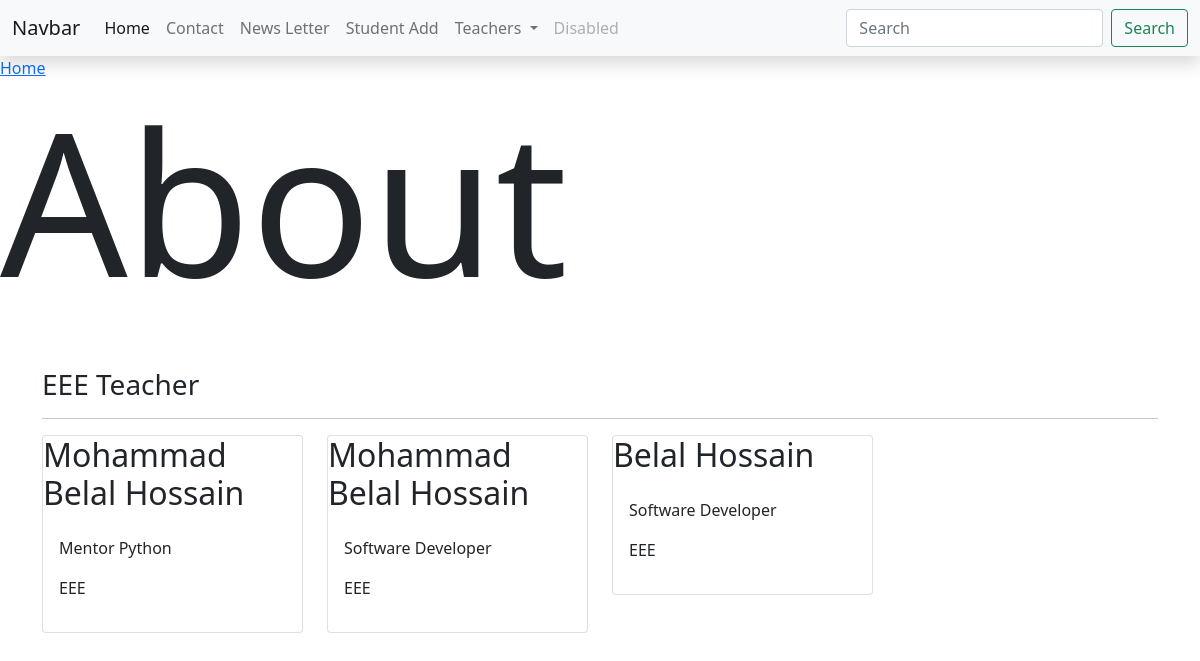
/about, run on the app's committed database.
### uit_app/models.py (models this page shows, shortened)
class Teacher(models.Model):
    name  = models.CharField(max_length = 150)
    designation  = models.CharField(max_length = 150)
    department = models.ForeignKey(Department, on_delete=models.CASCADE)
    class Meta:
        ordering = ['?']

class Department(models.Model):
    name  = models.CharField(max_length = 150)

### uit_app/views.py (the view)
# urls.py: path('about', about_us, name='about-page'),
def about_us(request):
    return render(request, 'about.html')

### uit_app/context_processors.py (called while the page is built)
def eee_teacher(request):
    tf_data = Teacher.objects.filter(department__name='EEE')
    context = {
        'tf_data':tf_data
    }
    return context

### uit_app/templates/about.html (shortened to what this page needs)
{% extends 'base.html' %}
{% block body %}
<a href="{% url 'home-page' %}">Home</a>
    <h1 class="he">About</h1>
    <div class="container my-5">
        <h3 class="my-3">EEE Teacher</h3><hr>
        <div class="row">
                {% for d in tf_data %}
                <div class="col-6 col-md-4 col-lg-3">
                        <div class="card" >
                                <h2>{{ d.name }}</h2>
                                <div class="card-body">
                                  <p class="card-text">{{ d.designation }}</p>
                                  <p>{{ d.department.name }}</p>
                                </div>
                        </div>
                </div>
                {% endfor %}
        </div>
      </div>
{% endblock body %}

### uit_app/static/style.css (style rules this page uses)
.he { font-size: 200px; }

### data on the page
Teacher: name "Mohammad Belal Hossain", designation "Mentor Python", department.name "EEE"
Teacher: name "Mohammad Belal Hossain", designation "Software Developer", department.name "EEE"
Teacher: name "Belal Hossain", designation "Software Developer", department.name "EEE"
